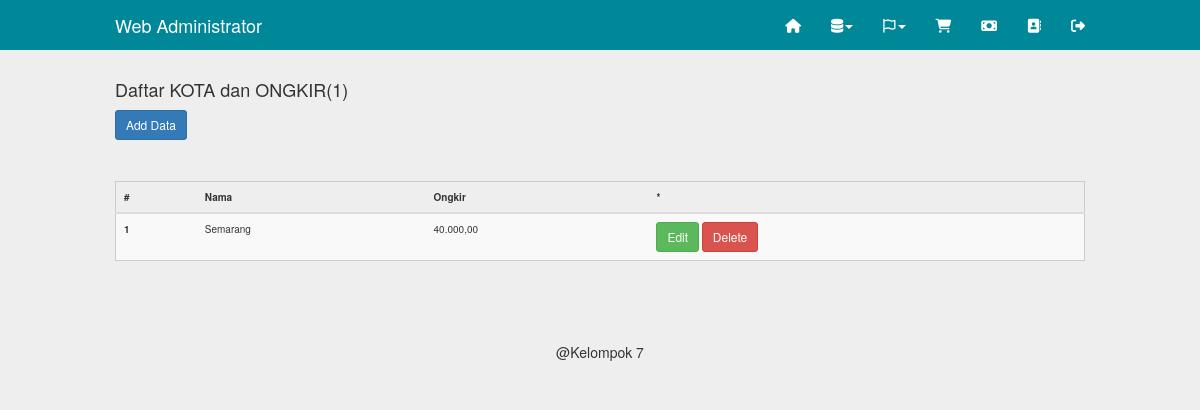
Before: /admin/kota.php (signed in) with the older database file.
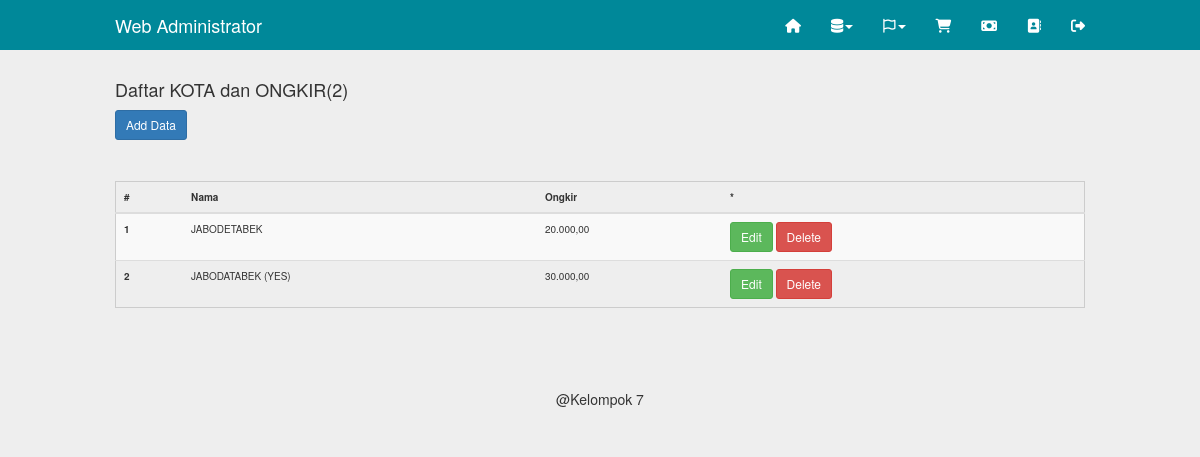
After: the same page with the newer database file.
### tables this page shows
CREATE TABLE `kota` (
  `id` int(11) NOT NULL,
  `nama` varchar(255) NOT NULL,
  `ongkir` int(11) NOT NULL
);

### inc/config.php (called while the page is built, shortened)
<?php
	$no = 1;
?>

### admin/kota.php (the view, shortened to what this page needs)
<?php
	include"../inc/config.php";
	include"inc/header.php";
?>
	<div class="container">
		<?php
			$q = mysqli_query($db,"select*from kota");
			$j = mysqli_num_rows($q);
		?>
		<h4>Daftar KOTA dan ONGKIR(<?php echo ($j>0)?$j:0; ?>)</h4>
		<a class="btn btn-sm btn-primary" href="kota.php?act=create">Add Data</a>
		<hr>
		<table class="table table-striped table-hover">
			<thead>
				<tr>
					<th>#</th>
					<th>Nama</th>
					<th>Ongkir</th>
					<th>*</th>
				</tr>
			</thead>
			<tbody>
		<?php while($data=mysqli_fetch_object($q)){ ?>
				<tr>
					<th scope="row"><?php echo $no++; ?></th>
					<td><?php echo $data->nama ?></td>
					<td><?php echo number_format($data->ongkir, 2, ',', '.') ?></td>
					<td>
						<a class="btn btn-sm btn-success" href="kota.php?act=edit&&id=<?php echo $data->id ?>">Edit</a>
						<a class="btn btn-sm btn-danger" href="kota.php?act=delete&&id=<?php echo $data->id ?>">Delete</a>
					</td>
				</tr>
		<?php } ?>
			</tbody>
		</table>
    </div>
<?php include"inc/footer.php"; ?>

Changed rows visible on the page:
removed kota: nama "Semarang", ongkir "40.000,00"
added kota: nama "JABODETABEK", ongkir "20.000,00"
added kota: nama "JABODATABEK (YES)", ongkir "30.000,00"
Other visible differences:
$j: "1" → "2"
